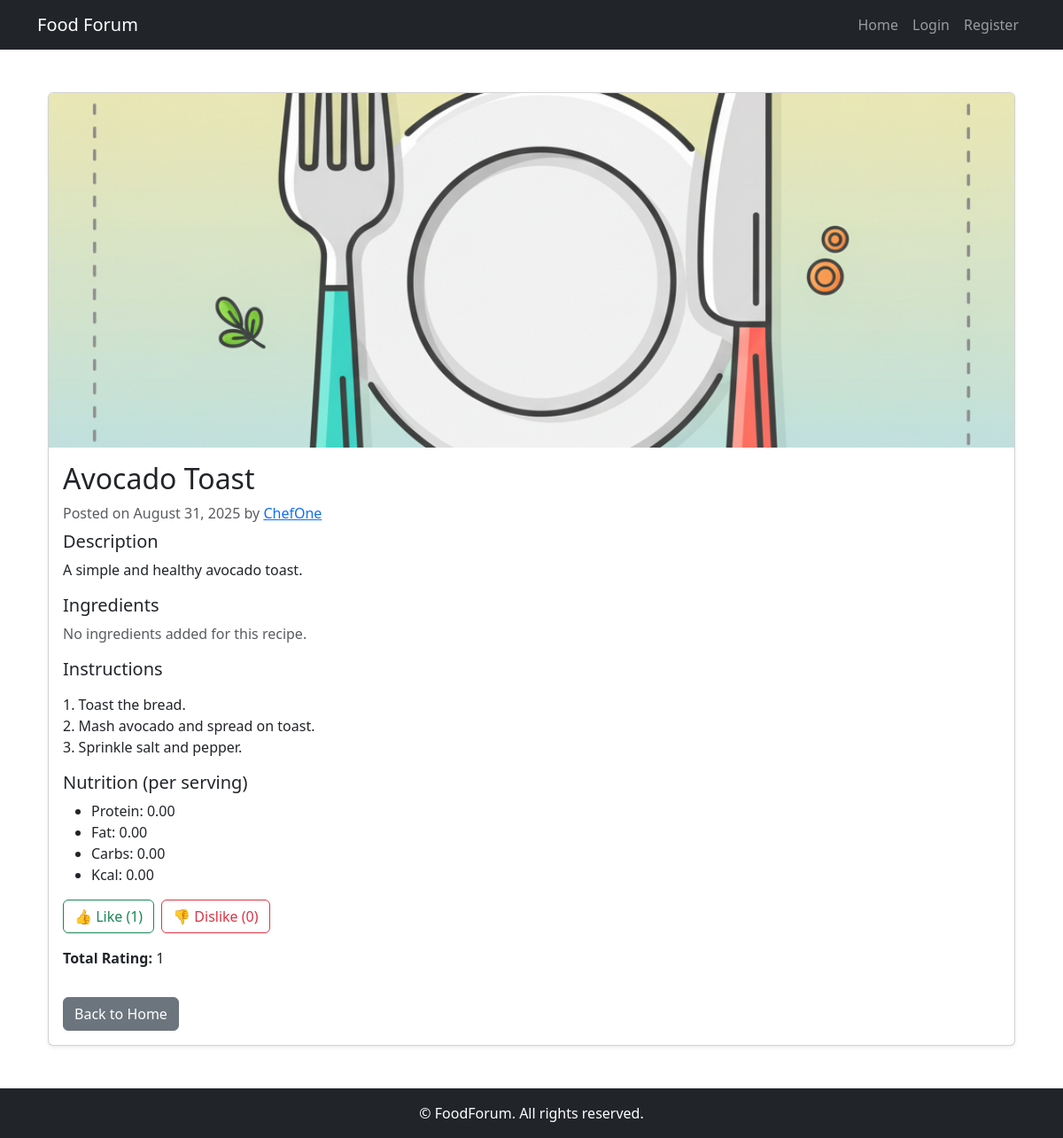
/forum/recipe/1/, run on the app's committed database.
### forum/models.py (models this page shows, shortened)
class TimeTracker(models.Model):
    created_at = models.DateTimeField(auto_now_add=True)
    updated_at = models.DateTimeField(auto_now=True)
    class Meta:
        abstract = True

class Recipe(TimeTracker):
    author = models.ForeignKey("forum.FoodForumUser", on_delete=models.CASCADE, related_name="recipes")
    title = models.CharField(max_length=255, db_index=True)
    description = models.TextField(blank=True)
    recipe_text = models.TextField()
    image = models.ImageField(
        upload_to="recipes/", blank=True, null=True,
    )
    time_minutes = models.PositiveIntegerField(default=0)
    servings = models.PositiveIntegerField(default=1)
    is_published = models.BooleanField(default=True)
    class Meta:
        ordering = ["-created_at"]
        indexes = [
            models.Index(fields=["title"]),
        ]
    def nutrition_total(self):
        totals = {
            "protein": Decimal("0"),
            "fat": Decimal("0"),
            "carbs": Decimal("0"),
            "kcal": Decimal("0"),
        }
        for ingredient in self.ingredients.select_related("product").all():
            nutrition = ingredient.nutrition()
            totals["protein"] += nutrition["protein"]
            totals["fat"] += nutrition["fat"]
            totals["carbs"] += nutrition["carbs"]
            totals["kcal"] += nutrition["kcal"]
        for nutrient, value in totals.items():
            totals[nutrient] = round(value, 2)
        return totals
    def nutrition_per_serving(self):
        total_nutrition = self.nutrition_total()
        servings_count = max(self.servings, 1)
        nutrition_per_serving = {
            nutrient: round(value / servings_count, 2)
            for nutrient, value in total_nutrition.items()
        }
        return nutrition_per_serving
    def rating(self) -> int:
        total_score = self.reactions.aggregate(total=Sum("value"))["total"] or 0
        return int(total_score)
    def likes_count(self) -> int:
        return self.reactions.filter(value=Reaction.UPVOTE).count()
    def dislikes_count(self) -> int:
        return self.reactions.filter(value=Reaction.DOWNVOTE).count()

class FoodForumUser(AbstractUser):
    nickname = models.CharField(
        max_length=30,
        unique=True,
        validators=[MinLengthValidator(2)],
    )
    bio = models.TextField(
        blank=True,
    )
    avatar = models.ImageField(
        upload_to="avatars/",
        blank=True,
        null=True,
        help_text="Profile picture"
    )
    reputation = models.PositiveIntegerField(default=0)
    is_active_contributor = models.BooleanField(default=True)
    groups = models.ManyToManyField(
        "auth.Group",
        related_name="foodforum_users",
        blank=True,
        help_text="The groups this user belongs to."
    )
    user_permissions = models.ManyToManyField(
        "auth.Permission",
        related_name="foodforum_users_permissions",
        blank=True,
        help_text="Specific permissions for this user."
    )
    class Meta:
        verbose_name = "FoodForum User"
        verbose_name_plural = "FoodForum Users"

### forum/views.py (the view)
# urls.py: path("recipe/<int:pk>/", RecipeDetailView.as_view(), name="recipe-detail"),
class RecipeDetailView(DetailView):
    model = Recipe
    template_name = "forum/recipe_detail.html"
    context_object_name = "recipe"
    def get_context_data(self, **kwargs):
        context = super().get_context_data(**kwargs)
        recipe = self.get_object()
        if self.request.user.is_authenticated:
            context['is_saved'] = recipe.saved_by.filter(user=self.request.user).exists()
        else:
            context['is_saved'] = False
        return context

### templates/forum/recipe_detail.html (shortened to what this page needs)
{% extends "base.html" %}
{% load static %}
{% block content %}
<div class="container mt-4">
    <div class="card shadow-sm mb-4">
        {% if recipe.image %}
            <img src="{{ recipe.image.url }}" alt="{{ recipe.title }}" class="card-img-top" style="object-fit: cover; max-height: 400px;">
        {% else %}
            <img src="{% static 'images/default_recipe.jpg' %}" alt="Default Image" class="card-img-top" style="object-fit: cover; max-height: 400px;">
        {% endif %}
        <div class="card-body">
            <h2 class="card-title">{{ recipe.title }}</h2>
            <p class="text-muted mb-2">
                Posted on {{ recipe.created_at|date:"F j, Y" }} by
                <a href="{% url 'forum:user-profile' recipe.author.username %}">
                    {{ recipe.author.nickname }}
                </a>
            </p>
            <h5>Description</h5>
            <p>{{ recipe.description|default:"No description available." }}</p>
            <h5>Ingredients</h5>
            {% if recipe.ingredients.exists %}
                <ul>
                    {% for ing in recipe.ingredients.all %}
                        <li>{{ ing.amount }} {{ ing.unit }} {{ ing.product.name }}{% if ing.note %} ({{ ing.note }}){% endif %}</li>
                    {% endfor %}
                </ul>
            {% else %}
                <p class="text-muted">No ingredients added for this recipe.</p>
            {% endif %}
            <h5>Instructions</h5>
            <p>{{ recipe.recipe_text|linebreaks }}</p>
            <h5>Nutrition (per serving)</h5>
            <ul>
                {% for key, value in recipe.nutrition_per_serving.items %}
                    <li>{{ key|capfirst }}: {{ value }}</li>
                {% endfor %}
            </ul>
            <div class="d-flex align-items-center mt-3">
                <form action="{% url 'forum:recipe-react' recipe.pk %}" method="post" class="me-2">
                    <button type="submit" class="btn btn-outline-success">
                        👍 Like ({{ recipe.likes_count }})
                    </button>
                </form>
                <form action="{% url 'forum:recipe-react' recipe.pk %}" method="post" class="me-2">
                    <button type="submit" class="btn btn-outline-danger">
                        👎 Dislike ({{ recipe.dislikes_count }})
                    </button>
                </form>
            </div>
            <p class="mt-3"><strong>Total Rating:</strong> {{ recipe.rating }}</p>
            <a href="{% url 'forum:forum-home' %}" class="btn btn-secondary mt-3">Back to Home</a>
        </div>
    </div>
</div>
{% endblock %}

### data on the page
Recipe: title "Avocado Toast", created_at "August 31, 2025", author.nickname "ChefOne", description "A simple and healthy avocado toast.", recipe_text "1. Toast the bread. 2. Mash avocado and spread on toast. 3. Sprinkle salt and pepper.", likes_count "1", dislikes_count "0", rating "1"

### other printed values
{{ key|capfirst }} "Protein" "Fat" "Carbs" "Kcal"
{{ value }} "0.00" "0.00" "0.00" "0.00"
